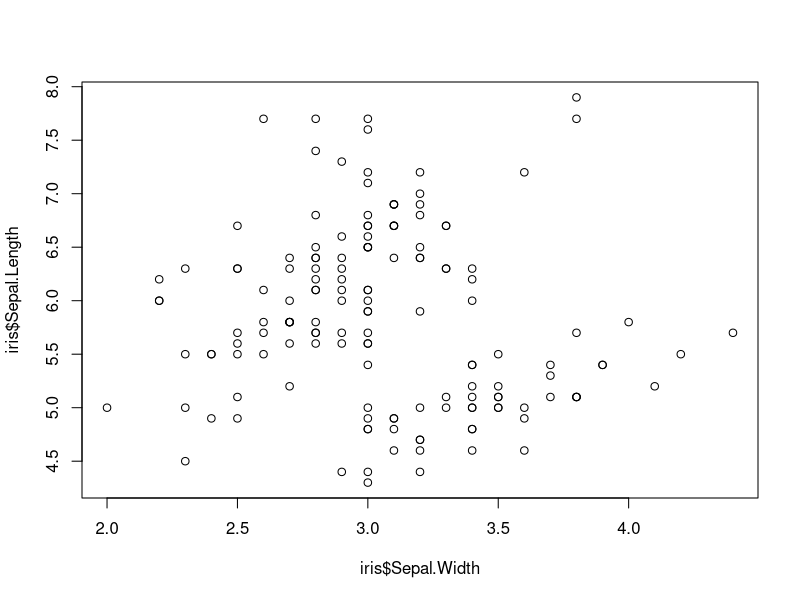
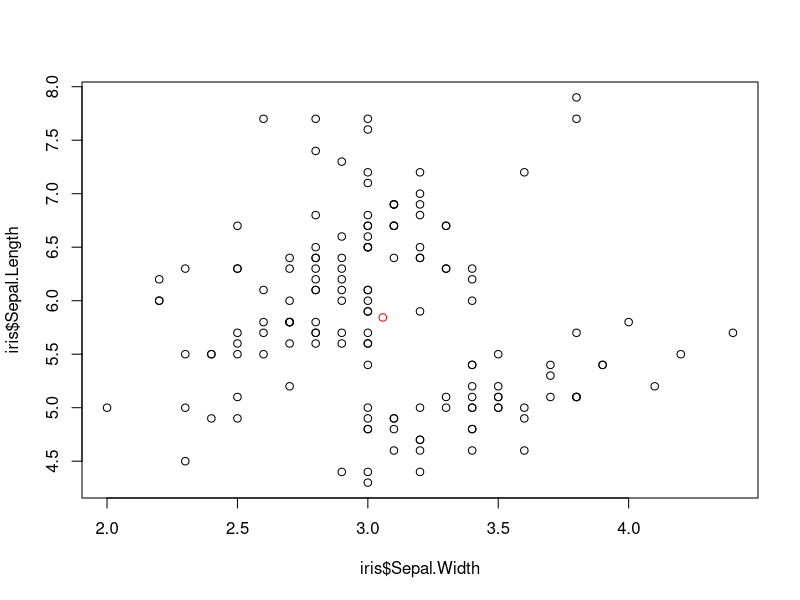
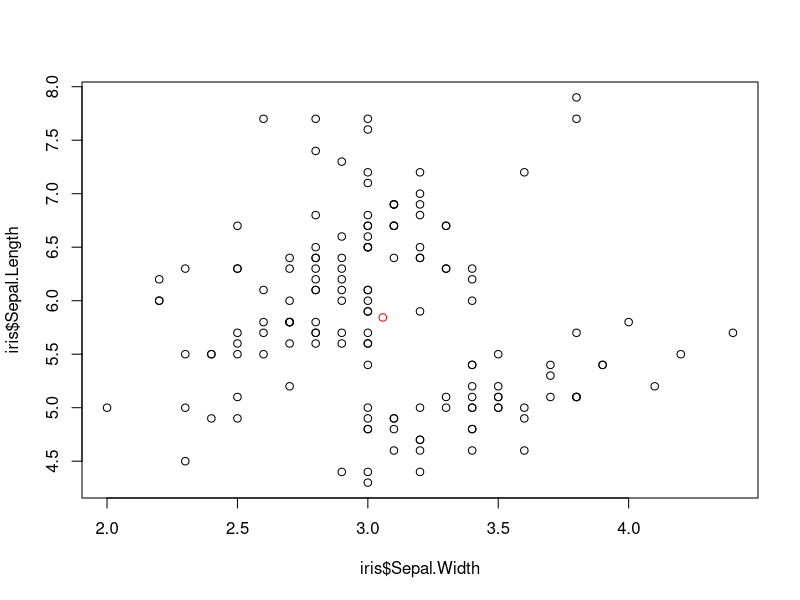

These charts were generated, in order, by the following R code:
data(iris)
head(iris)
iris$Sepal.Width
mean(iris$Sepal.Length)
sd(iris$Sepal.Width)
plot(x= iris$Sepal.Width, y =iris$Sepal.Length)
data_center_x = mean(iris$Sepal.Width)
data_center_y = mean(iris$Sepal.Length)
c(data_center_x, data_center_y)
plot(x= iris$Sepal.Width, y = iris$Sepal.Length)
points(x = data_center_x, y = data_center_y, col = "red")
plot(x = iris$Sepal.Width, y = iris$Sepal.Length)
points(x = data_center_x, y = data_center_y, col = "red")
line_point_slope = function(x, x1, y1, slope)
{
  get_y_intercept = 
    function(x1, y1, slope) 
      return(-(x1 * slope) + y1)
  
  linear = 
    function(x, yint, slope) 
      return(yint + x * slope)
  
  return(linear(x, get_y_intercept(x1, y1, slope), slope))
}
